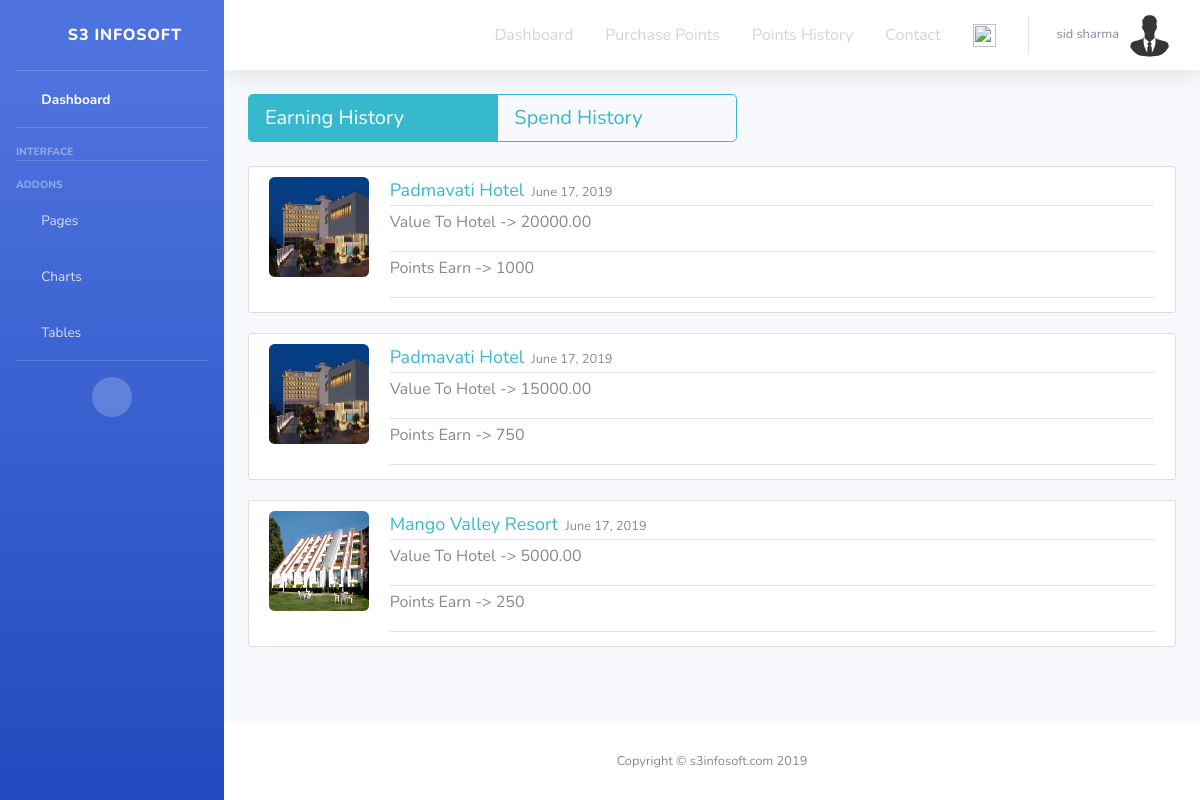
Page /earn_history/ (signed in) on the committed database.
### users/models.py (models this page shows, shortened)
class CustomUser(auth_models.AbstractUser):#whatever field you want extra in user model we can enter here
    points_available=models.FloatField(max_length=10,default=0.0)
    unique_id=models.CharField(max_length=40,null=True,blank=True,unique=True,default=uuid.uuid4)
    email = models.EmailField(_("email address"), unique=True)
    objects = CustomUserManager()
    USERNAME_FIELD = "email"
    REQUIRED_FIELDS = []

### loyalty/models.py (models this page shows, shortened)
class Profile(models.Model):
	user=models.OneToOneField(CustomUser,on_delete=models.CASCADE) #onetoone relationship..
	image=models.ImageField(default='default.jpg',upload_to='profile_pics')

class Reservations(models.Model):
	guest=models.ForeignKey(Guest,on_delete=models.PROTECT)
	hotel=models.ForeignKey(Hotels,on_delete=models.PROTECT)
	v_t_hotel=models.DecimalField(max_digits=10, decimal_places=2)#(by this reservation only)
	points_obtain=models.IntegerField()#from this reservation only(v_t_hotel * hotel.reward ratio)
	date=models.DateTimeField(default=timezone.now)

class Hotels(models.Model):
	name=models.CharField(max_length=50)
	image=models.ImageField(default='default.png',upload_to='hotels_pics')
	address=models.TextField()
	contact_p_name=models.CharField(max_length=50)
	contact_p_email=models.EmailField(max_length=30,blank=True)
	contact_p_phone=models.CharField(max_length=12)
	reward_ratio=models.FloatField(max_length=30)
	def __str__(self):
		return f'{self.name }'

### users/views.py (the view)
# urls.py: path("earn_history/",earn_Points_History_Listview.as_view(),name="earn_history"),
class earn_Points_History_Listview(LoginRequiredMixin,ListView):
    model = Reservations
    template_name = 'earn_points_history.html'
    context_object_name = 'reservations'
    paginate_by=5
    def get_queryset(self):
      r_objs=Reservations.objects.filter(guest__unique_id=self.request.user.unique_id).order_by('-date')
      if len(r_objs)!=0:
        return r_objs
      else:
        return [0]#this must be iterable thing..so we use list....when no history this will returned

### templates/context_processors.py (called while the page is built)
def messagenumber_processor(request):
	if not request.user.is_anonymous:#when logout user is anonymous
		return {'total_cart_items': len(Cart.objects.filter(user__unique_id=request.user.unique_id))}
	else:
		return{'temp': None}

### templates/earn_points_history.html (shortened to what this page needs)
{% extends "base.html" %}
{% load static %}
{% block extra_css %}
  <link href="{% static 'css/earn_spend_history.css' %}" rel="stylesheet" type="text/css">
  {% endblock extra_css %}
{% block content %}
<div class="btn-group btn-group-lg">
  <a href="{% url 'earn_history' %}" class="btn btn-outline-info active">Earning History &nbsp;
  &nbsp;&nbsp;&nbsp;&nbsp;&nbsp;&nbsp;&nbsp;&nbsp;&nbsp;&nbsp;&nbsp;&nbsp;</a>
  <a href="{% url 'spend_history' %}" class="btn btn-outline-info">Spend History&nbsp;&nbsp;&nbsp;&nbsp;&nbsp;&nbsp;&nbsp;&nbsp;&nbsp;&nbsp;&nbsp;&nbsp;&nbsp;&nbsp;&nbsp;</a>
</div><br><br>
{% for reservation in reservations %}
        <article class="media content-section">
          <img class="rounded" src="{{reservation.hotel.image.url}}" width="100" height="100">
          <div class="media-body">
            <div class="article-metadata">
              <font size="4"><spam class="text-info" >{{reservation.hotel}}</spam></font>
              <small class="text-muted">&nbsp;{{ reservation.date|date:"F d, Y" }}</small>
            </div>
            <div class="article-metadata">
               <p>Value To Hotel -> {{reservation.v_t_hotel}}</p>
            </div>
            <div class="article-metadata">
               <p>Points Earn -> {{reservation.points_obtain}}</p>
            </div>
          </div>
        </article>
    {% endfor %}
{% endblock content %}

### templates/base.html (shortened to what this page needs)
{% load static %}
<!DOCTYPE html>
<html lang="en">
<head>
  <link href="{% static 'vendor/fontawesome-free/css/all.min.css' %}" rel="stylesheet" type="text/css">
  <link href="{% static 'css/sb-admin-2.min.css' %}" rel="stylesheet">
  <link href="{% static 'css/mycss.css' %}" rel="stylesheet" type="text/css">
  {% block extra_css %}
  {% endblock extra_css %}
</head>
<body>
  {% block body %}
      <div id="wrapper">
         {% include "snippets/sidebar.html" %}
              <div id="content-wrapper" class="d-flex flex-column">
                    <div id="content">
        {% include "snippets/navbar.html" %}
                              <div class="container-fluid">
                                {% block content %}
                                {% endblock content %}
                              </div>
                     </div>
                {% block footer %}
                  {% include "snippets/footer.html" %}
                {% endblock footer %}
              </div>
       </div>
  {% endblock body %}
</body>
</html>

### templates/snippets/sidebar.html (shortened to what this page needs)
    <ul class="navbar-nav bg-gradient-primary sidebar sidebar-dark accordion" id="accordionSidebar">
      <a class="sidebar-brand d-flex align-items-center justify-content-center" href="{% url 'index' %}">
        <div class="sidebar-brand-icon rotate-n-15">
          <i class="fas fa-laugh-wink"></i>
        </div>
        <div class="sidebar-brand-text mx-3">S3 INFOSOFT</div>
      </a>
      <hr class="sidebar-divider my-0">
      <li class="nav-item active">
        <a class="nav-link" href="{% url 'index' %}">
          <i class="fas fa-fw fa-tachometer-alt"></i>
          <span>Dashboard</span></a>
      </li>
      <hr class="sidebar-divider">
      <div class="sidebar-heading">
        Interface
      </div>
      <hr class="sidebar-divider">
      <div class="sidebar-heading">
        Addons
      </div>
      <li class="nav-item">
        <a class="nav-link collapsed" href="#" data-toggle="collapse" data-target="#collapsePages" aria-expanded="true" aria-controls="collapsePages">
          <i class="fas fa-fw fa-folder"></i>
          <span>Pages</span>
        </a>
      </li>
      <li class="nav-item">
        <a class="nav-link" href="#% url 'chart' %}">
          <i class="fas fa-fw fa-chart-area"></i>
          <span>Charts</span></a>
      </li>
      <li class="nav-item">
        <a class="nav-link" href="#% url 'table' %}">
          <i class="fas fa-fw fa-table"></i>
          <span>Tables</span></a>
      </li>
      <hr class="sidebar-divider d-none d-md-block">
      <div class="text-center d-none d-md-inline">
        <button class="rounded-circle border-0" id="sidebarToggle"></button>
      </div>
    </ul>

### templates/snippets/navbar.html (shortened to what this page needs)
        <nav class="navbar navbar-expand navbar-light bg-white topbar mb-4 static-top shadow">
          <ul class="navbar-nav ml-auto">
             <li class="nav-item dropdown no-arrow mx-1">
              <div>
               <a class="nav-item nav-link" href="{%url 'index'%}">Dashboard</a>
                 </div>
            </li>
            <li class="nav-item dropdown no-arrow mx-1">
              <div>
               <a class="nav-item nav-link" href="{%url 'purchase_points'%}">Purchase Points</a>
                 </div>
            </li>
            <li class="nav-item dropdown no-arrow mx-1">
              <div>
               <a class="nav-item nav-link" href="{%url 'earn_history'%}">Points History</a>
                 </div>
            </li>
            <li class="nav-item dropdown no-arrow mx-1">
              <div>
               <a class="nav-item nav-link" href="{%url 'contact_us'%}">Contact</a>
                 </div>
            </li>
            <li class="nav-item dropdown no-arrow mx-1" >
              <div>
               <spam class="nav-item nav-link" >
                          <a href="{% url 'cart' %}"><img src="\media\cart.png" class="img-responsive"width="23" height="23"></a>
               </spam>
              </div>
            </li>
            {% if request.user.is_authenticated %}
              <li class="nav-item dropdown no-arrow">
                <a class="nav-link dropdown-toggle" href="#" id="userDropdown" role="button" data-toggle="dropdown" aria-haspopup="true" aria-expanded="false">
                  <span class="mr-2 d-none d-lg-inline text-gray-600 small">{{ request.user.get_full_name|default:"No Name" }}</span>
                  <img class=" rounded-circle" src={{request.user.profile.image.url}}
                  width="45" height="45">
                </a>
              </li>
            {% endif %}
          </ul>
        </nav>

### templates/snippets/footer.html
<footer class="sticky-footer bg-white">
  <div class="container my-auto">
    <div class="copyright text-center my-auto">
      <span>Copyright &copy; s3infosoft.com 2019</span>
    </div>
  </div>
</footer>

### static/css/mycss.css (style rules this page uses)
.content-section { background: #ffffff; padding: 10px 20px; border: 1px solid #dddddd; border-radius: 3px; margin-bottom: 20px; }
a { cursor: pointer; text-decoration: none; }

### static/css/earn_spend_history.css (style rules this page uses)
.content-section { background: #ffffff; padding: 10px 20px; border: 1px solid #dddddd; border-radius: 3px; margin-bottom: 20px; }
.article-metadata { padding-bottom: 1px; margin-bottom: 4px; border-bottom: 1px solid #e3e3e3 }

### rows in the picture
CustomUser: user.get_full_name "sid sharma", user.profile.image (placeholder picture)
Reservations: hotel.image (picture), hotel "Padmavati Hotel", date "June 17, 2019", v_t_hotel "20000.00", points_obtain "1000"
Reservations: hotel.image (picture), hotel "Padmavati Hotel", date "June 17, 2019", v_t_hotel "15000.00", points_obtain "750"
Reservations: hotel.image (picture), hotel "Mango Valley Resort", date "June 17, 2019", v_t_hotel "5000.00", points_obtain "250"
